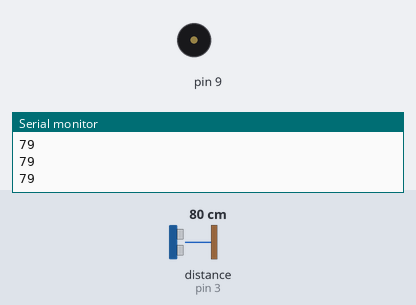
A sketch run on a simulated Arduino Uno, built with avr-gcc and run on an emulated ATmega328P. Shown: buzzer (waves = sounding), the last lines printed to the serial monitor. Wiring (inferred from the names in the program): ultrasonic range finder: trigger pin 2; echo pin 3. Inputs (shaded band) come from the test bench; at power-on: distance to the obstacle (sensor on pin 3) 80 cm. The echo pulse lasts 58.3 µs per cm.

Above: at 1.2 s.
1.3 s: distance to the obstacle (sensor on pin 3) set to 23 cm
2.8 s: distance to the obstacle (sensor on pin 3) set to 19 cm
At 3.05 s:
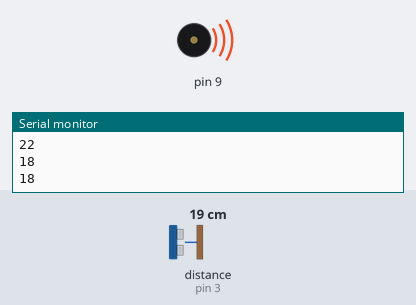
5.8 s: distance to the obstacle (sensor on pin 3) set to 12 cm
8.8 s: distance to the obstacle (sensor on pin 3) set to 9 cm
At 8.9 s:
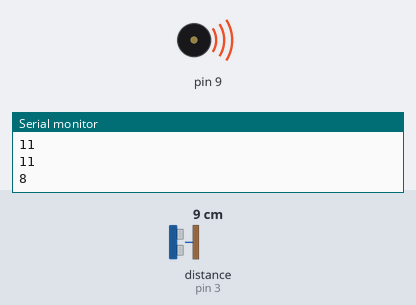
Timing chart, 0 to 11.8 s (numbered marks = the images above; inputs shaded):
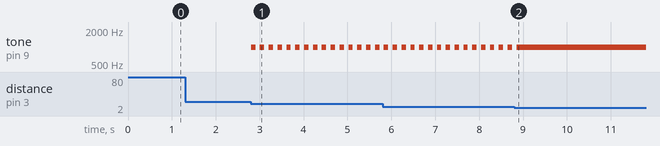

The sketch:

UltrasonicSensor.ino
```cpp
int trig_pin = 2;
int echo_pin = 3;

void setup() {
  // put your setup code here, to run once:
  Serial.begin(9600);
  pinMode(trig_pin, OUTPUT);
  pinMode(echo_pin, INPUT);

}

void loop() {
  // put your main code here, to run repeatedly:
  digitalWrite(trig_pin, HIGH);
  delayMicroseconds(10);
  digitalWrite(trig_pin, LOW);
  long duration = pulseIn(echo_pin,HIGH);
  long distance = duration/58.2;

  Serial.println(distance);
  if(distance<10){
    tone(9,1000,100);
    delay(100);
    noTone(9);
  }else if(distance <20){
    tone(9,1000,100);
    delay(200);
    noTone(9);
  }
}
```

Measured:
- the behaviour switches between 21 and 20 cm on distance to the obstacle (sensor on pin 3) (found by bisection; images 0 and 1)
- the behaviour switches between 11 and 10 cm on distance to the obstacle (sensor on pin 3) (found by bisection; images 1 and 2)
- after the input at 2.8 s, tone on pin 9: alternates 1000 Hz for 0.10 s and silent for 0.10 s, starting at once
- after the input at 8.8 s, tone on pin 9: goes on until 8.9 s, then stays 1000 Hz
